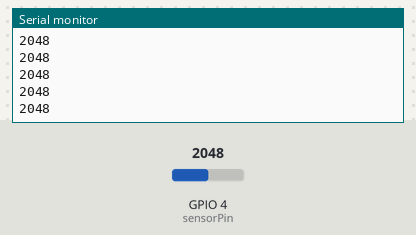
The sketch below on a simulated ESP32. Shown: the last lines printed to the serial monitor. The test bench sets the inputs (shaded band); at power-on: GPIO 4 (sensorPin) = 2048.

Above: at 2.2 s.
2.3 s: GPIO 4 (sensorPin) set to 2866
At 2.31 s:
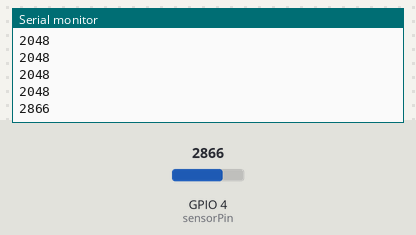
3.8 s: GPIO 4 (sensorPin) set to 3603
At 3.81 s:
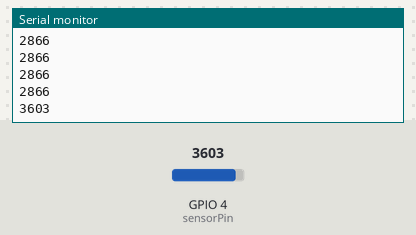
Timing chart, 0 to 6.8 s (numbered marks = the images above; inputs shaded):
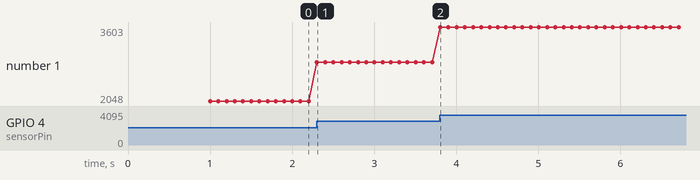

The sketch:

ProximitySensor.ino
```cpp
/*****************************************************
* ESP32 Pololu proximity sensor Test

*
*****************************************************/


int sensorPin = 4;

void setup()
{
  Serial.begin(115200);
  delay(1000); // give me time to bring up serial monitor
  Serial.println("ESP32 Proximity Test");
  pinMode(sensorPin, INPUT);
}

void loop()
{
  Serial.println(analogRead(sensorPin));  // get value using T0
  delay(100);
}
```

Measured:
- after the input at 2.3 s, the serial monitor: prints a new line at once (image 1)
- after the input at 3.8 s, the serial monitor: prints a new line at once (image 2)
- plotted number 1: 2048 → 2866 after the input at 2.3 s, 2866 → 3603 after the input at 3.8 s
